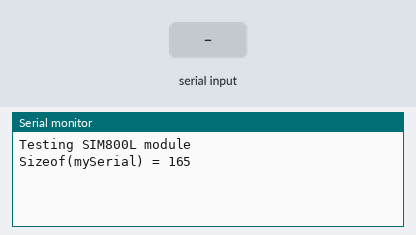
This sketch was run on a simulated Arduino Mega 2560, built with avr-gcc and run on an emulated ATmega2560. On the bench: the last lines printed to the serial monitor. The test bench sets the inputs (shaded band).

Above: at 2.2 s.
2.3 s: "1" received over Serial
At 3.9 s:
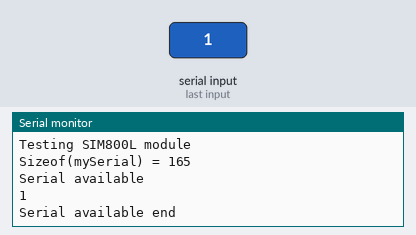
4.8 s: "0" received over the second serial link
At 5.5 s:
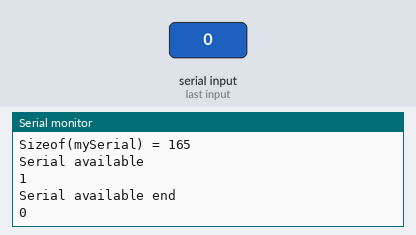
6.3 s: "2" received over Serial
At 8.2 s:
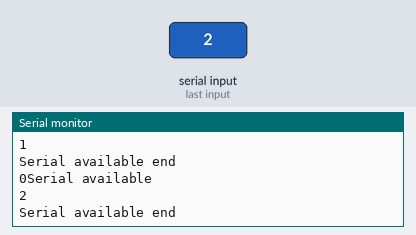

The sketch:

io_800l.ino
```cpp
//#include <SoftwareSerial.h>
#define Sim800l Serial1


#define txGSM 26    //25
#define rxGSM 27    //26

//SoftwareSerial mySerial(26,27); // RX, TX
void setup()
{
  // Open serial communication
  Serial.begin(9600);

  // set the data rate for the SoftwareSerial port

  Sim800l.begin(9600, SERIAL_8N1, rxGSM, txGSM);

  delay(1000);
  Serial.println("Testing SIM800L module");
  Serial.println();
  Serial.print("Sizeof(mySerial) = "); Serial.println(sizeof(Sim800l));
  Serial.println();

}

void loop() // run over and over
{

  if( Sim800l.available() )
  {
    char c = Sim800l.read();
    Serial.print(c);
  }

  if(Serial.available())
  {
    String Arsp = Serial.readString();

    Serial.println("Serial available");
    Serial.println(Arsp);
    Sim800l.println(Arsp);
    Serial.println("Serial available end");
  }

}
```

Measured:
- after the input at 2.3 s, the serial monitor: prints a new line after 1.0 s (image 1)
- after the input at 4.8 s, the serial monitor: prints a new line at once (image 2)
- after the input at 6.3 s, the serial monitor: prints a new line after 1.0 s (image 3)
